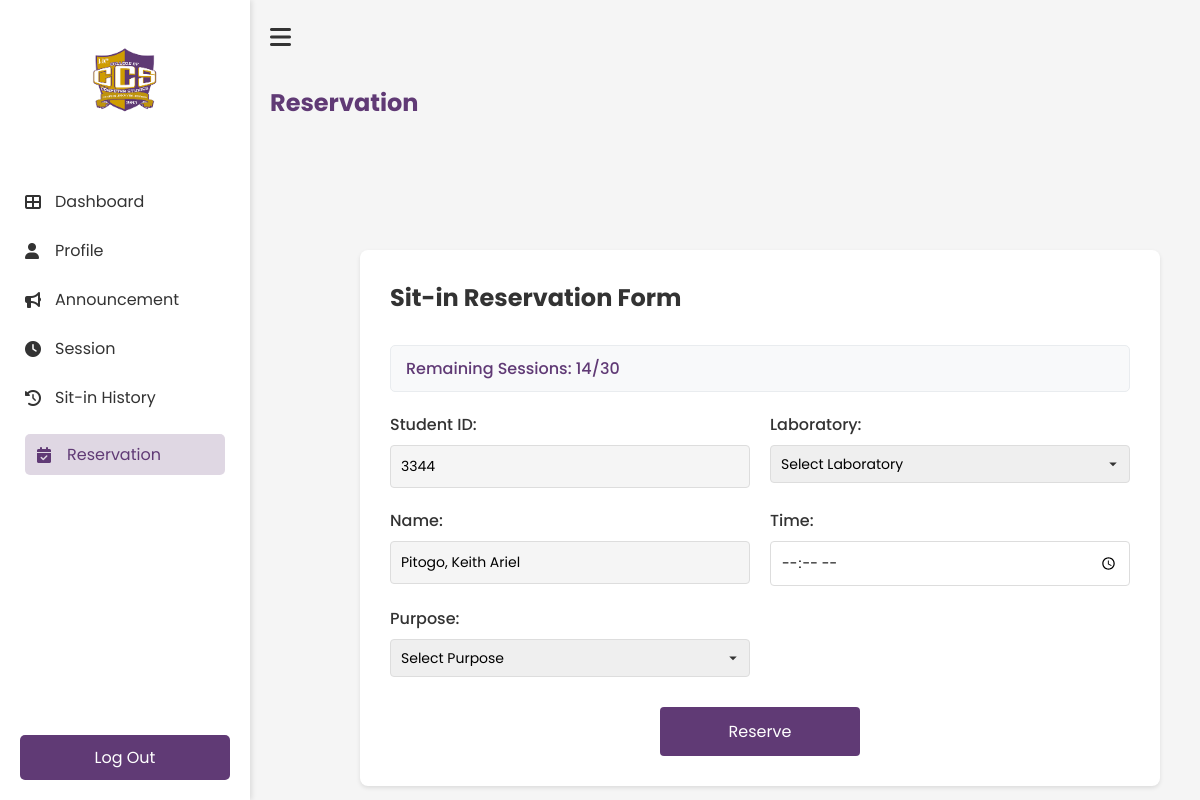
Before: /Reservation (signed in) with the older database file.
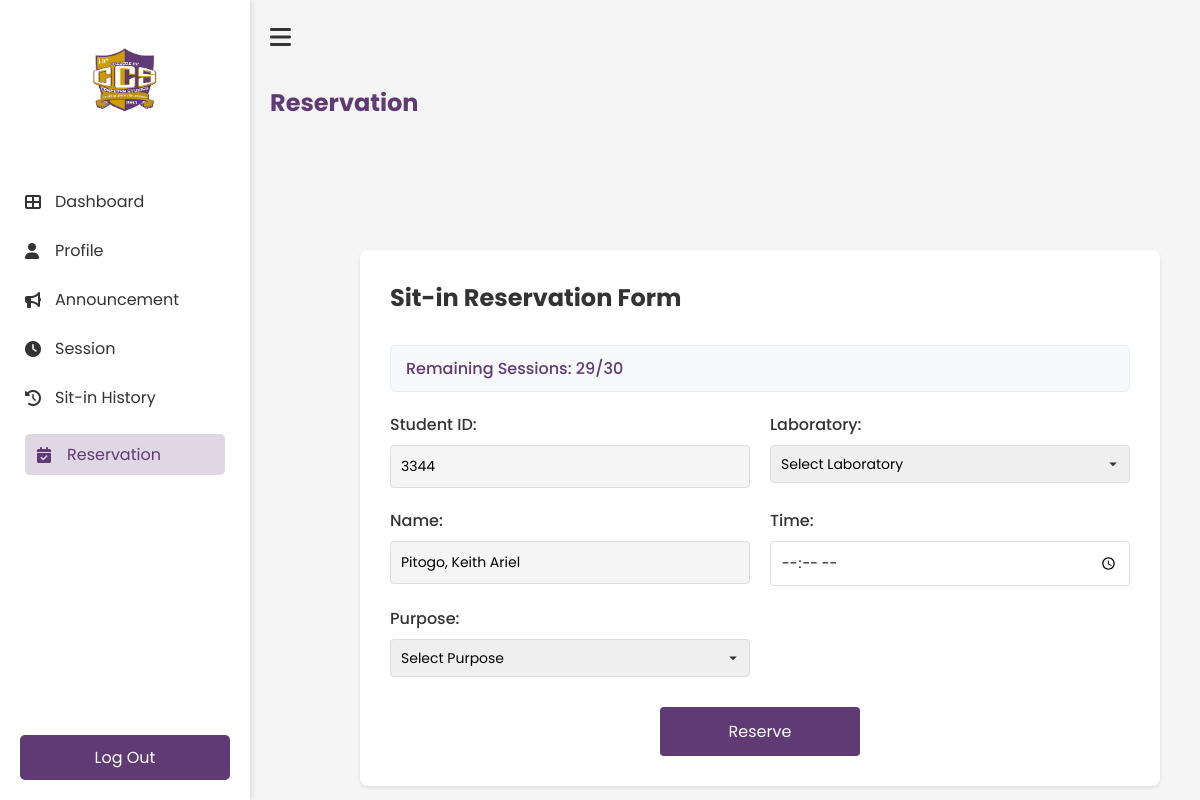
After: the same page with the newer database file.
### tables this page shows
CREATE TABLE users(
idno integer primary key,
lastname text not null,
firstname text not null,
middlename text,
course text not null,
year_level integer not null,
email text unique not null,
username text unique not null,
password text not null, sessions TEXT DEFAULT NULL, address text, photo text);

### app.py (the view)
@app.route('/Reservation')
def Reservation():
    if 'username' not in session:
        return redirect(url_for('login'))
    with sqlite3.connect("users.db") as conn:
        cursor = conn.cursor()
        cursor.execute("""
            SELECT idno, firstname, lastname, course, sessions
            FROM users
            WHERE idno = ?
        """, (session['student_id'],))
        user = dict(zip(['idno', 'firstname', 'lastname', 'course', 'sessions'], cursor.fetchone()))
        total_sessions = 30 if user['course'] in [
            'Bachelor of Science in Information Technology',
            'Bachelor of Science in Computer Science'
        ] else 15
        if user['sessions'] is None:
            user['sessions'] = total_sessions
            cursor.execute("UPDATE users SET sessions = ? WHERE idno = ?",
                         (total_sessions, user['idno']))
            conn.commit()
    return render_template('student/reservation.html', user=user)

### templates/student/reservation.html (shortened to what this page needs)
<!DOCTYPE html>
<html lang="en">
<head>
    <link rel="stylesheet" href="{{ url_for('static', filename='student/reservation.css') }}">
    <link rel="stylesheet" href="https://cdnjs.cloudflare.com/ajax/libs/font-awesome/6.0.0-beta3/css/all.min.css">
<body>
    <div class="reservation-container">
        <nav class="sidebar" id="sidebar">
            <div class="logo-container">
                <img src="{{ url_for('static', filename='images/ccs.png') }}" alt="ccs logo" class="logo">
            </div>
            <ul class="nav-links">
                <li><a href="{{ url_for('Dashboard') }}"><i class="fas fa-th-large"></i>Dashboard</a></li>
                <li><a href="{{ url_for('Profile') }}"><i class="fas fa-user"></i>Profile</a></li>
                <li><a href="{{ url_for('Announcement') }}"><i class="fas fa-bullhorn"></i>Announcement</a></li>
                <li><a href="{{ url_for('Session') }}"><i class="fas fa-clock"></i>Session</a></li>
                <li><a href="{{ url_for('History') }}"><i class="fas fa-history"></i>Sit-in History</a></li>
                <li><a href="{{ url_for('Reservation') }}" class="active"><i class="fas fa-calendar-check"></i>Reservation</a></li>
            </ul>
            <div class="logout-section">
                <a href="{{ url_for('logout') }}" class="logout-btn"></i>Log Out</a>
            </div>
        </nav>
        <div class="main-content">
            <div class="top-bar">
                <button id="sidebar-toggle" class="hamburger-btn"><i class="fas fa-bars"></i></button>
            </div>
            <h1 class="header">Reservation</h1>
            <div class="main-content">
                <div class="form-card">
                    <h2>Sit-in Reservation Form</h2>
                    <div class="session-info">
                        <p>Remaining Sessions: {{ user['sessions'] if user['sessions'] is not none else 30 }}/30</p>
                    </div>
                    <form class="reservation-form" method="POST" action="{{ url_for('Reservation') }}">
                        <div class="form-group-row">
                            <div class="form-group">
                                <label for="student_id">Student ID:</label>
                                <input type="text" id="student_id" name="student_id" value="{{ user['idno'] }}" readonly>
                            </div>
                            <div class="form-group">
                                <label for="lab">Laboratory:</label>
                                <select id="lab" name="lab" required>
                                    <option value="" disabled selected>Select Laboratory</option>
                                </select>
                            </div>
                        </div>
                        <div class="form-group-row">
                            <div class="form-group">
                                <label for="name">Name:</label>
                                <input type="text" id="name" name="name" value="{{ user['lastname'] }}, {{ user['firstname'] }} {{ user['middlename'] if user['middlename'] else '' }}" readonly>
                            </div>
                            <div class="form-group">
                                <label for="time_in">Time:</label>
                                <input type="time" id="time_in" name="time_in" required>
                            </div>
                        </div>
                        <div class="form-group-row">
                            <div class="form-group">
                                <label for="purpose">Purpose:</label>
                                <select id="purpose" name="purpose" required>
                                    <option value="">Select Purpose</option>
                                </select>
                            </div>
                            <div class="form-group">
                            </div>
                        </div>
                        <button type="submit" class="reserve-btn">Reserve</button>
                    </form>
                </div>
            </div>
        </div>
    </div>
</body>
</html>

Changed rows visible on the page:
changed users "Pitogo, Keith Ariel": sessions "14" → "29"
